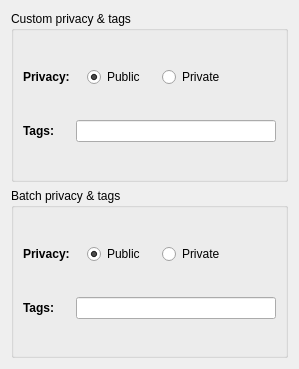
<?xml version="1.0" encoding="UTF-8"?>
<ui version="4.0">
 <class>TagWidget</class>
 <widget class="QWidget" name="TagWidget">
  <property name="geometry">
   <rect>
    <x>0</x>
    <y>0</y>
    <width>299</width>
    <height>369</height>
   </rect>
  </property>
  <property name="windowTitle">
   <string notr="true">Form</string>
  </property>
  <layout class="QVBoxLayout" name="verticalLayout">
   <item>
    <widget class="QGroupBox" name="groupBox">
     <property name="title">
      <string>Custom privacy &amp;&amp; tags</string>
     </property>
     <layout class="QGridLayout" name="gridLayout_2">
      <item row="0" column="0">
       <widget class="QLabel" name="label">
        <property name="sizePolicy">
         <sizepolicy hsizetype="Preferred" vsizetype="Maximum">
          <horstretch>0</horstretch>
          <verstretch>0</verstretch>
         </sizepolicy>
        </property>
        <property name="text">
         <string>&lt;b&gt;Privacy:&lt;/b&gt;</string>
        </property>
       </widget>
      </item>
      <item row="0" column="1">
       <layout class="QHBoxLayout" name="horizontalLayout">
        <item>
         <widget class="QRadioButton" name="privacyPublic">
          <property name="sizePolicy">
           <sizepolicy hsizetype="Maximum" vsizetype="Fixed">
            <horstretch>0</horstretch>
            <verstretch>0</verstretch>
           </sizepolicy>
          </property>
          <property name="text">
           <string>Public</string>
          </property>
          <property name="checked">
           <bool>true</bool>
          </property>
         </widget>
        </item>
        <item>
         <widget class="QRadioButton" name="privacyPrivate">
          <property name="sizePolicy">
           <sizepolicy hsizetype="Maximum" vsizetype="Fixed">
            <horstretch>0</horstretch>
            <verstretch>0</verstretch>
           </sizepolicy>
          </property>
          <property name="text">
           <string>Private</string>
          </property>
         </widget>
        </item>
        <item>
         <spacer name="horizontalSpacer">
          <property name="orientation">
           <enum>Qt::Horizontal</enum>
          </property>
          <property name="sizeType">
           <enum>QSizePolicy::Preferred</enum>
          </property>
          <property name="sizeHint" stdset="0">
           <size>
            <width>40</width>
            <height>20</height>
           </size>
          </property>
         </spacer>
        </item>
       </layout>
      </item>
      <item row="1" column="0">
       <widget class="QLabel" name="label_2">
        <property name="text">
         <string>&lt;b&gt;Tags:&lt;/b&gt;</string>
        </property>
       </widget>
      </item>
      <item row="1" column="1">
       <widget class="QLineEdit" name="tags"/>
      </item>
     </layout>
    </widget>
   </item>
   <item>
    <widget class="QGroupBox" name="groupBox_2">
     <property name="title">
      <string>Batch privacy &amp;&amp; tags</string>
     </property>
     <layout class="QGridLayout" name="gridLayout_3">
      <item row="0" column="0">
       <widget class="QLabel" name="label_3">
        <property name="sizePolicy">
         <sizepolicy hsizetype="Preferred" vsizetype="Maximum">
          <horstretch>0</horstretch>
          <verstretch>0</verstretch>
         </sizepolicy>
        </property>
        <property name="text">
         <string>&lt;b&gt;Privacy:&lt;/b&gt;</string>
        </property>
       </widget>
      </item>
      <item row="0" column="1">
       <layout class="QHBoxLayout" name="horizontalLayout_3">
        <item>
         <widget class="QRadioButton" name="bPrivacyPublic">
          <property name="sizePolicy">
           <sizepolicy hsizetype="Maximum" vsizetype="Fixed">
            <horstretch>0</horstretch>
            <verstretch>0</verstretch>
           </sizepolicy>
          </property>
          <property name="text">
           <string>Public</string>
          </property>
          <property name="checked">
           <bool>true</bool>
          </property>
         </widget>
        </item>
        <item>
         <widget class="QRadioButton" name="bPrivacyPrivate">
          <property name="sizePolicy">
           <sizepolicy hsizetype="Maximum" vsizetype="Fixed">
            <horstretch>0</horstretch>
            <verstretch>0</verstretch>
           </sizepolicy>
          </property>
          <property name="text">
           <string>Private</string>
          </property>
         </widget>
        </item>
        <item>
         <spacer name="horizontalSpacer_2">
          <property name="orientation">
           <enum>Qt::Horizontal</enum>
          </property>
          <property name="sizeType">
           <enum>QSizePolicy::Minimum</enum>
          </property>
          <property name="sizeHint" stdset="0">
           <size>
            <width>40</width>
            <height>20</height>
           </size>
          </property>
         </spacer>
        </item>
       </layout>
      </item>
      <item row="1" column="0">
       <widget class="QLabel" name="label_4">
        <property name="text">
         <string>&lt;b&gt;Tags:&lt;/b&gt;</string>
        </property>
       </widget>
      </item>
      <item row="1" column="1">
       <widget class="QLineEdit" name="batchTags"/>
      </item>
     </layout>
    </widget>
   </item>
  </layout>
 </widget>
 <resources/>
 <connections>
  <connection>
   <sender>bPrivacyPublic</sender>
   <signal>toggled(bool)</signal>
   <receiver>TagWidget</receiver>
   <slot>batchPrivacyUpdated()</slot>
   <hints>
    <hint type="sourcelabel">
     <x>110</x>
     <y>260</y>
    </hint>
    <hint type="destinationlabel">
     <x>298</x>
     <y>266</y>
    </hint>
   </hints>
  </connection>
  <connection>
   <sender>privacyPublic</sender>
   <signal>toggled(bool)</signal>
   <receiver>TagWidget</receiver>
   <slot>privacyUpdated()</slot>
   <hints>
    <hint type="sourcelabel">
     <x>112</x>
     <y>75</y>
    </hint>
    <hint type="destinationlabel">
     <x>298</x>
     <y>95</y>
    </hint>
   </hints>
  </connection>
  <connection>
   <sender>tags</sender>
   <signal>textChanged(QString)</signal>
   <receiver>TagWidget</receiver>
   <slot>tagsUpdated()</slot>
   <hints>
    <hint type="sourcelabel">
     <x>127</x>
     <y>132</y>
    </hint>
    <hint type="destinationlabel">
     <x>298</x>
     <y>155</y>
    </hint>
   </hints>
  </connection>
  <connection>
   <sender>batchTags</sender>
   <signal>textChanged(QString)</signal>
   <receiver>TagWidget</receiver>
   <slot>batchTagsUpdated()</slot>
   <hints>
    <hint type="sourcelabel">
     <x>205</x>
     <y>315</y>
    </hint>
    <hint type="destinationlabel">
     <x>298</x>
     <y>332</y>
    </hint>
   </hints>
  </connection>
 </connections>
 <slots>
  <slot>tagsUpdated()</slot>
  <slot>batchTagsUpdated()</slot>
  <slot>privacyUpdated()</slot>
  <slot>batchPrivacyUpdated()</slot>
 </slots>
</ui>
